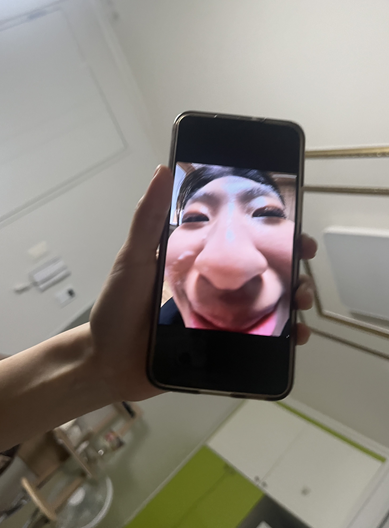
#> input picture OpenCV/과제2 사진 파일/img3.jpg, 389 x 528 px, found by its file name
$ python '8-4 캐니 필터.py'
#> lines starting #> are read from the running program, lines starting #| are printed output that depends on the picture; after the words box and inside, x2 and y2 are one past the last pixel; in counts of white or black regions, pixels touching at a corner belong together
import cv2 as cv

# Copy of Lena-Gaussian-noise.jpg 이미지 읽기
lena_gaussian_noise_img = cv.imread('img3.jpg')
#> lena_gaussian_noise_img is the input picture: shape (528, 389, 3); mean B, G, R 124, 131.6, 137.7

# salt pepper noise.bmp 이미지 읽기
salt_pepper_noise_img = cv.imread('salt pepper noise.bmp')
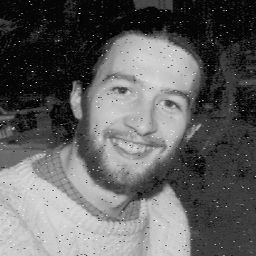
#> input picture OpenCV/과제2 사진 파일/salt pepper noise.bmp, 256 x 256 px, found by its file name
#> salt_pepper_noise_img is the input picture: shape (256, 256, 3); mean B, G, R 96.5, 96.5, 96.5

# 두 이미지가 제대로 읽혔는지 확인
if lena_gaussian_noise_img is None or salt_pepper_noise_img is None:
    print('이미지를 읽을 수 없습니다')
    exit()

# 캐니 필터 적용 함수 정의
def apply_canny_filter(img):
    # 캐니 필터 적용
    canny = cv.Canny(img, 100, 200)
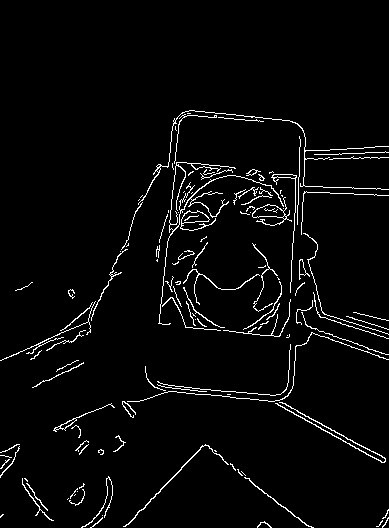
#> canny: shape (528, 389); 3.4% white in thin lines or dots, all inside (x1, y1, x2, y2) = (0, 110, 389, 528)
    return canny

# 캐니 필터 적용
lena_gaussian_noise_filtered = apply_canny_filter(lena_gaussian_noise_img)
salt_pepper_noise_filtered = apply_canny_filter(salt_pepper_noise_img)
#> in apply_canny_filter (call 2), `canny = cv.Canny(img, 100, 200)`:
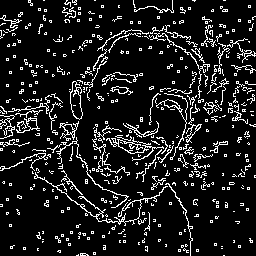
#> canny: shape (256, 256); 11.6% white in thin lines or dots

# 결과 이미지 표시
cv.imshow('Canny Filtered Lena Gaussian Noise', lena_gaussian_noise_filtered)
cv.imshow('Canny Filtered Salt Pepper Noise', salt_pepper_noise_filtered)

# 이미지를 화면에 표시
cv.waitKey(0)
cv.destroyAllWindows()
